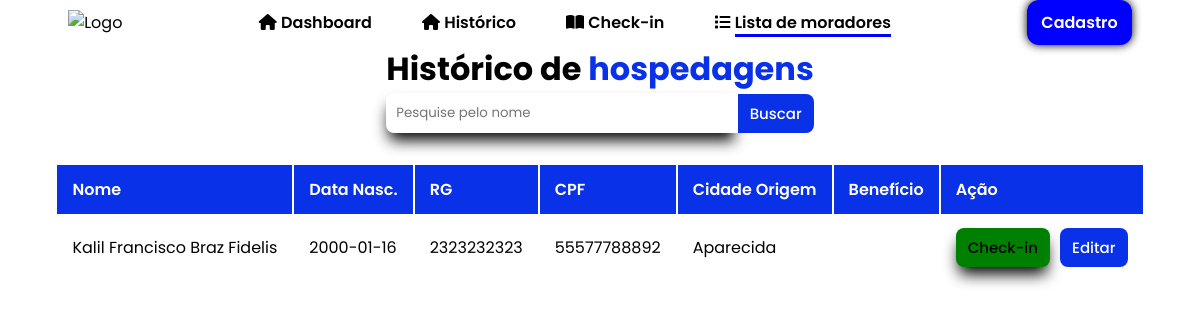
/Paginas/fazcheckin.php, run on an earlier commit of the app's database.
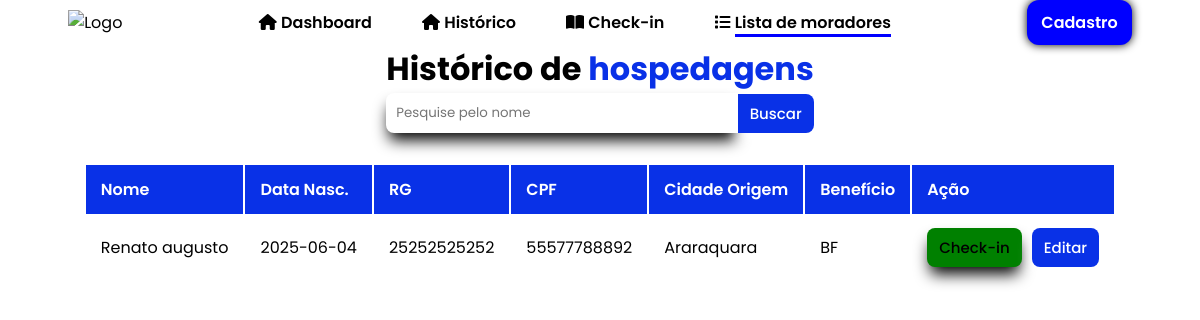
And on a later commit of the database.
### tables this page shows
CREATE TABLE moradores(
    id INTEGER PRIMARY KEY AUTOINCREMENT,
    nome TEXT NOT NULL,
    data_nasc TEXT NOT NULL,
    rg TEXT NOT NULL,
    cpf TEXT NOT NULL,
    cidade_origem TEXT NOT NULL,
    beneficio TEXT NOT NULL
    );

### Paginas/fazcheckin.php (the view, shortened to what this page needs)
<?php
require '../Formularios/processo.php';
$pesquisa = $_GET['nome'] ?? '';
if($pesquisa){
  $stmt = $db->prepare("SELECT * FROM moradores WHERE nome LIKE ?");
  $stmt->execute(["%$pesquisa%"]);
}
else{
$stmt = $db->prepare("SELECT * from moradores");
$stmt->execute();
}
$moradores = $stmt->fetchAll(PDO::FETCH_ASSOC);
?>
<!DOCTYPE html>
<html lang="pt-BR">
<head>
    <link rel="stylesheet" href="../css/style.css">
    <link rel="stylesheet" href="../css/navbar.css">
    <link rel="stylesheet" href="../css/home.css">
    <link rel="stylesheet" href="https://cdnjs.cloudflare.com/ajax/libs/font-awesome/6.7.2/css/all.min.css">
  </head>
    <body>
 <nav id="navbar">
  <img src="https://www.aparecida.sp.gov.br/img/logo_rodape.png" class="img-fluid " alt="Logo">
   <ul id="nav_list">
        <li class="nav-item">
            <i class="fa-solid fa-house"></i>
          <a href="/Paginas/index.php">Dashboard</a>
          </li>
            <li class="nav-item">
          <i class="fa-solid fa-house"></i>
          <a href="/Paginas/checarlista.php">Histórico</a>
          </li>
            <li class="nav-item">
          <i class="fa-solid fa-book-open"></i>
          <a href="/Paginas/lista.php">Check-in</a>
          </li>
          <li class="nav-item active">
            <i class="fa-solid fa-list"></i>
          <a href="/Paginas/fazcheckin.php">Lista de moradores</a>
          </li>
      </ul>
      <a href ='cadmorador.html' class = 'btn btn-default'>
          Cadastro
      </a>
     </nav>
 <main id="form-container">
    <div class="form-header">
        <h1 class="title">
          Histórico de
          <span>hospedagens</span>
        </h1>
        <form method="get" action="">
            <div class="input-group">
                <input type="text" class="form-control" placeholder="Pesquise pelo nome" name="nome" value="<?php echo htmlspecialchars($pesquisa); ?>">
                <button class="btn btn-primary" type="submit">Buscar</button>
            </div>
        </form>
    </div>
        <?php if (count($moradores) > 0): ?>
            <div class="table-responsive mt-4">
                <table class="table">
                    <thead>
                        <tr>
                            <th>Nome</th>
                            <th>Data Nasc.</th>
                            <th>RG</th>
                            <th>CPF</th>
                            <th>Cidade Origem</th>
                            <th>Benefício</th>
                            <th class="text-center">Ação</th>
                        </tr>
                    </thead>
                    <tbody>
                        <?php foreach ($moradores as $m): ?>
                            <tr>
                                <td><?php echo htmlspecialchars($m['nome']); ?></td>
                                <td><?php echo htmlspecialchars($m['data_nasc']); ?></td>
                                <td><?php echo htmlspecialchars($m['rg']); ?></td>
                                <td><?php echo htmlspecialchars($m['cpf']); ?></td>
                                <td><?php echo htmlspecialchars($m['cidade_origem']); ?></td>
                                <td><?php echo htmlspecialchars($m['beneficio']); ?></td>
                                <td>
                                    <div class="action-buttons">
                                        <form method="get" action="/Formularios/checkin.php" onsubmit="return confirm('Deseja confirmar o check-in?')">
                                            <button class="btn btn-sm btn-success" type="submit">Check-in</button>
                                        </form>
                                        <form method="get" action="/Formularios/editar.php" onsubmit="return confirm('Deseja editar o cadastro?')">
                                            <button class="btn btn-sm btn-primary" type="submit">Editar</button>
                                        </form>
                                    </div>
                                </td>
                            </tr>
                        <?php endforeach; ?>
                    </tbody>
                </table>
            </div>
        <?php else: ?>
            <p class="mt-4">Nenhum morador encontrado.</p>
        <?php endif; ?>
</main>
        </body>
        </html>

What changed in the data, as far as the page shows it:
removed moradores: nome "Kalil Francisco Braz Fidelis", data_nasc "2000-01-16", rg "2323232323", cpf "55577788892", cidade_origem "Aparecida"
added moradores: nome "Renato augusto", data_nasc "2025-06-04", rg "25252525252", cpf "55577788892", cidade_origem "Araraquara", beneficio "BF"
